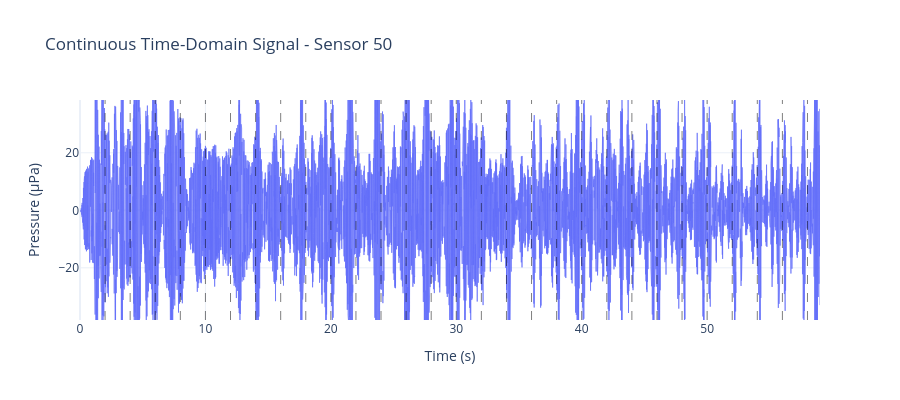
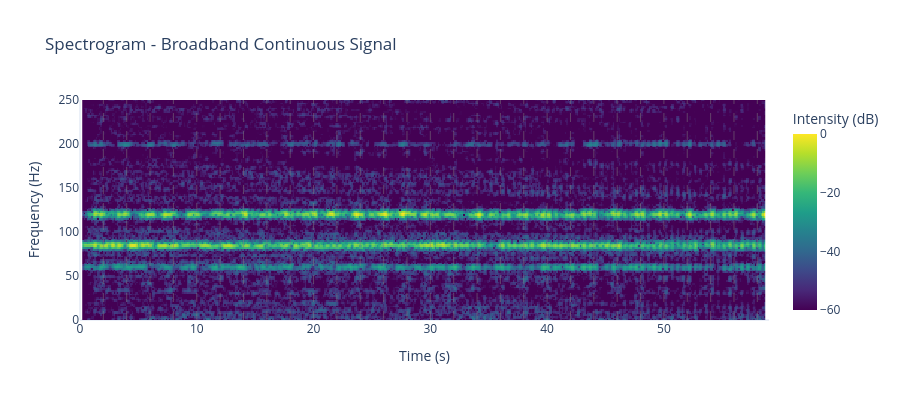

Notebook source saved alongside these figures, in order:
### Markdown cell above
## Time-Domain Signal and Spectrogram

Plot the continuous time-domain signal and its spectrogram. Red dashed lines mark timestep boundaries where the propagation transfer function is updated.

**Important**: The spectrogram uses proper PSD scaling (dB re 1 µPa²/Hz) for underwater acoustics.

### Code cell
boundary_times_s = [
    i * SIM_PARAMS["time_interval"].total_seconds()
    for i in range(1, SIM_PARAMS["num_steps"])
]
signal_real = np.real(continuous_signal)

# Plot 1: Time-domain signal
fig_time = go.Figure()
fig_time.add_trace(
    go.Scatter(x=time_axis, y=signal_real, mode="lines", line=dict(width=1), opacity=0.7)
)
fig_time.update_yaxes(
    range=[np.percentile(signal_real, 1), np.percentile(signal_real, 99)],
    title_text="Pressure (µPa)",
)
fig_time.update_xaxes(title_text="Time (s)")

for t_boundary in boundary_times_s:
    fig_time.add_vline(
        x=t_boundary,
        line_color="black",
        line_dash="dash",
        opacity=0.5,
        line_width=1,
    )

fig_time.update_layout(
    title=f"Continuous Time-Domain Signal - Sensor {SENSOR_TO_ANALYZE}",
    template="plotly_white",
    height=400,
    width=900,
)
fig_time.show()

# Plot 2: Spectrogram (use plotter helper)
fig_spec = plot_spectrogram(
    signal_real,
    int(SIGNAL_PARAMS["sampling_rate_hz"]),
    n_fft=256,
    hop_length=64,
    y_lim=(0, SIGNAL_PARAMS["sampling_rate_hz"] / 2),
    yaxis_format="hz",
    figsize=(9, 4),
)
for t_boundary in boundary_times_s:
    fig_spec.add_vline(
        x=t_boundary,
        line_color="grey",
        line_dash="dash",
        opacity=0.5,
        line_width=1,
    )
fig_spec.update_layout(title="Spectrogram - Broadband Continuous Signal")
fig_spec.show()

### Figure 1 — Plotly figure (JSON) as saved in the notebook; plotly's stock layout.template omitted (floating-point values rounded to 4 significant figures; data arrays with more than 128 entries replaced by an {"elided": "..."} marker saying what was removed)
{"data": [{"line": {"width": 1}, "mode": "lines", "opacity": 0.7, "type": "scatter", "x": {"elided": "29500 float values"}, "y": {"elided": "29500 float values"}}], "layout": {"height": 400, "shapes": [{"line": {"color": "black", "dash": "dash", "width": 1}, "opacity": 0.5, "type": "line", "x0": 2, "x1": 2, "xref": "x", "y0": 0, "y1": 1, "yref": "y domain"}, {"line": {"color": "black", "dash": "dash", "width": 1}, "opacity": 0.5, "type": "line", "x0": 4, "x1": 4, "xref": "x", "y0": 0, "y1": 1, "yref": "y domain"}, {"line": {"color": "black", "dash": "dash", "width": 1}, "opacity": 0.5, "type": "line", "x0": 6, "x1": 6, "xref": "x", "y0": 0, "y1": 1, "yref": "y domain"}, {"line": {"color": "black", "dash": "dash", "width": 1}, "opacity": 0.5, "type": "line", "x0": 8, "x1": 8, "xref": "x", "y0": 0, "y1": 1, "yref": "y domain"}, {"line": {"color": "black", "dash": "dash", "width": 1}, "opacity": 0.5, "type": "line", "x0": 10, "x1": 10, "xref": "x", "y0": 0, "y1": 1, "yref": "y domain"}, {"line": {"color": "black", "dash": "dash", "width": 1}, "opacity": 0.5, "type": "line", "x0": 12, "x1": 12, "xref": "x", "y0": 0, "y1": 1, "yref": "y domain"}, {"line": {"color": "black", "dash": "dash", "width": 1}, "opacity": 0.5, "type": "line", "x0": 14, "x1": 14, "xref": "x", "y0": 0, "y1": 1, "yref": "y domain"}, {"line": {"color": "black", "dash": "dash", "width": 1}, "opacity": 0.5, "type": "line", "x0": 16, "x1": 16, "xref": "x", "y0": 0, "y1": 1, "yref": "y domain"}, {"line": {"color": "black", "dash": "dash", "width": 1}, "opacity": 0.5, "type": "line", "x0": 18, "x1": 18, "xref": "x", "y0": 0, "y1": 1, "yref": "y domain"}, {"line": {"color": "black", "dash": "dash", "width": 1}, "opacity": 0.5, "type": "line", "x0": 20, "x1": 20, "xref": "x", "y0": 0, "y1": 1, "yref": "y domain"}, {"line": {"color": "black", "dash": "dash", "width": 1}, "opacity": 0.5, "type": "line", "x0": 22, "x1": 22, "xref": "x", "y0": 0, "y1": 1, "yref": "y domain"}, {"line": {"color": "black", "dash": "dash", "width": 1}, "opacity": 0.5, "type": "line", "x0": 24, "x1": 24, "xref": "x", "y0": 0, "y1": 1, "yref": "y domain"}, {"line": {"color": "black", "dash": "dash", "width": 1}, "opacity": 0.5, "type": "line", "x0": 26, "x1": 26, "xref": "x", "y0": 0, "y1": 1, "yref": "y domain"}, {"line": {"color": "black", "dash": "dash", "width": 1}, "opacity": 0.5, "type": "line", "x0": 28, "x1": 28, "xref": "x", "y0": 0, "y1": 1, "yref": "y domain"}, {"line": {"color": "black", "dash": "dash", "width": 1}, "opacity": 0.5, "type": "line", "x0": 30, "x1": 30, "xref": "x", "y0": 0, "y1": 1, "yref": "y domain"}, {"line": {"color": "black", "dash": "dash", "width": 1}, "opacity": 0.5, "type": "line", "x0": 32, "x1": 32, "xref": "x", "y0": 0, "y1": 1, "yref": "y domain"}, {"line": {"color": "black", "dash": "dash", "width": 1}, "opacity": 0.5, "type": "line", "x0": 34, "x1": 34, "xref": "x", "y0": 0, "y1": 1, "yref": "y domain"}, {"line": {"color": "black", "dash": "dash", "width": 1}, "opacity": 0.5, "type": "line", "x0": 36, "x1": 36, "xref": "x", "y0": 0, "y1": 1, "yref": "y domain"}, {"line": {"color": "black", "dash": "dash", "width": 1}, "opacity": 0.5, "type": "line", "x0": 38, "x1": 38, "xref": "x", "y0": 0, "y1": 1, "yref": "y domain"}, {"line": {"color": "black", "dash": "dash", "width": 1}, "opacity": 0.5, "type": "line", "x0": 40, "x1": 40, "xref": "x", "y0": 0, "y1": 1, "yref": "y domain"}, {"line": {"color": "black", "dash": "dash", "width": 1}, "opacity": 0.5, "type": "line", "x0": 42, "x1": 42, "xref": "x", "y0": 0, "y1": 1, "yref": "y domain"}, {"line": {"color": "black", "dash": "dash", "width": 1}, "opacity": 0.5, "type": "line", "x0": 44, "x1": 44, "xref": "x", "y0": 0, "y1": 1, "yref": "y domain"}, {"line": {"color": "black", "dash": "dash", "width": 1}, "opacity": 0.5, "type": "line", "x0": 46, "x1": 46, "xref": "x", "y0": 0, "y1": 1, "yref": "y domain"}, {"line": {"color": "black", "dash": "dash", "width": 1}, "opacity": 0.5, "type": "line", "x0": 48, "x1": 48, "xref": "x", "y0": 0, "y1": 1, "yref": "y domain"}, {"line": {"color": "black", "dash": "dash", "width": 1}, "opacity": 0.5, "type": "line", "x0": 50, "x1": 50, "xref": "x", "y0": 0, "y1": 1, "yref": "y domain"}, {"line": {"color": "black", "dash": "dash", "width": 1}, "opacity": 0.5, "type": "line", "x0": 52, "x1": 52, "xref": "x", "y0": 0, "y1": 1, "yref": "y domain"}, {"line": {"color": "black", "dash": "dash", "width": 1}, "opacity": 0.5, "type": "line", "x0": 54, "x1": 54, "xref": "x", "y0": 0, "y1": 1, "yref": "y domain"}, {"line": {"color": "black", "dash": "dash", "width": 1}, "opacity": 0.5, "type": "line", "x0": 56, "x1": 56, "xref": "x", "y0": 0, "y1": 1, "yref": "y domain"}, {"line": {"color": "black", "dash": "dash", "width": 1}, "opacity": 0.5, "type": "line", "x0": 58, "x1": 58, "xref": "x", "y0": 0, "y1": 1, "yref": "y domain"}], "title": {"text": "Continuous Time-Domain Signal - Sensor 50"}, "width": 900, "xaxis": {"title": {"text": "Time (s)"}}, "yaxis": {"range": [-38.16, 38.36], "title": {"text": "Pressure (µPa)"}}}}

### Figure 2 — Plotly figure (JSON) as saved in the notebook; plotly's stock layout.template omitted (floating-point values rounded to 4 significant figures; data arrays with more than 128 entries replaced by an {"elided": "..."} marker saying what was removed)
{"data": [{"colorbar": {"len": 1, "thickness": 24, "title": {"text": "Intensity (dB)"}}, "colorscale": [[0, "#440154"], [0.1111, "#482878"], [0.2222, "#3e4989"], [0.3333, "#31688e"], [0.4444, "#26828e"], [0.5556, "#1f9e89"], [0.6667, "#35b779"], [0.7778, "#6ece58"], [0.8889, "#b5de2b"], [1, "#fde725"]], "type": "heatmap", "x": {"elided": "457 float values"}, "y": {"elided": "129 float values"}, "z": {"elided": "129x457 float values"}, "zmax": 0, "zmin": -60}], "layout": {"height": 400, "shapes": [{"line": {"color": "grey", "dash": "dash", "width": 1}, "opacity": 0.5, "type": "line", "x0": 2, "x1": 2, "xref": "x", "y0": 0, "y1": 1, "yref": "y domain"}, {"line": {"color": "grey", "dash": "dash", "width": 1}, "opacity": 0.5, "type": "line", "x0": 4, "x1": 4, "xref": "x", "y0": 0, "y1": 1, "yref": "y domain"}, {"line": {"color": "grey", "dash": "dash", "width": 1}, "opacity": 0.5, "type": "line", "x0": 6, "x1": 6, "xref": "x", "y0": 0, "y1": 1, "yref": "y domain"}, {"line": {"color": "grey", "dash": "dash", "width": 1}, "opacity": 0.5, "type": "line", "x0": 8, "x1": 8, "xref": "x", "y0": 0, "y1": 1, "yref": "y domain"}, {"line": {"color": "grey", "dash": "dash", "width": 1}, "opacity": 0.5, "type": "line", "x0": 10, "x1": 10, "xref": "x", "y0": 0, "y1": 1, "yref": "y domain"}, {"line": {"color": "grey", "dash": "dash", "width": 1}, "opacity": 0.5, "type": "line", "x0": 12, "x1": 12, "xref": "x", "y0": 0, "y1": 1, "yref": "y domain"}, {"line": {"color": "grey", "dash": "dash", "width": 1}, "opacity": 0.5, "type": "line", "x0": 14, "x1": 14, "xref": "x", "y0": 0, "y1": 1, "yref": "y domain"}, {"line": {"color": "grey", "dash": "dash", "width": 1}, "opacity": 0.5, "type": "line", "x0": 16, "x1": 16, "xref": "x", "y0": 0, "y1": 1, "yref": "y domain"}, {"line": {"color": "grey", "dash": "dash", "width": 1}, "opacity": 0.5, "type": "line", "x0": 18, "x1": 18, "xref": "x", "y0": 0, "y1": 1, "yref": "y domain"}, {"line": {"color": "grey", "dash": "dash", "width": 1}, "opacity": 0.5, "type": "line", "x0": 20, "x1": 20, "xref": "x", "y0": 0, "y1": 1, "yref": "y domain"}, {"line": {"color": "grey", "dash": "dash", "width": 1}, "opacity": 0.5, "type": "line", "x0": 22, "x1": 22, "xref": "x", "y0": 0, "y1": 1, "yref": "y domain"}, {"line": {"color": "grey", "dash": "dash", "width": 1}, "opacity": 0.5, "type": "line", "x0": 24, "x1": 24, "xref": "x", "y0": 0, "y1": 1, "yref": "y domain"}, {"line": {"color": "grey", "dash": "dash", "width": 1}, "opacity": 0.5, "type": "line", "x0": 26, "x1": 26, "xref": "x", "y0": 0, "y1": 1, "yref": "y domain"}, {"line": {"color": "grey", "dash": "dash", "width": 1}, "opacity": 0.5, "type": "line", "x0": 28, "x1": 28, "xref": "x", "y0": 0, "y1": 1, "yref": "y domain"}, {"line": {"color": "grey", "dash": "dash", "width": 1}, "opacity": 0.5, "type": "line", "x0": 30, "x1": 30, "xref": "x", "y0": 0, "y1": 1, "yref": "y domain"}, {"line": {"color": "grey", "dash": "dash", "width": 1}, "opacity": 0.5, "type": "line", "x0": 32, "x1": 32, "xref": "x", "y0": 0, "y1": 1, "yref": "y domain"}, {"line": {"color": "grey", "dash": "dash", "width": 1}, "opacity": 0.5, "type": "line", "x0": 34, "x1": 34, "xref": "x", "y0": 0, "y1": 1, "yref": "y domain"}, {"line": {"color": "grey", "dash": "dash", "width": 1}, "opacity": 0.5, "type": "line", "x0": 36, "x1": 36, "xref": "x", "y0": 0, "y1": 1, "yref": "y domain"}, {"line": {"color": "grey", "dash": "dash", "width": 1}, "opacity": 0.5, "type": "line", "x0": 38, "x1": 38, "xref": "x", "y0": 0, "y1": 1, "yref": "y domain"}, {"line": {"color": "grey", "dash": "dash", "width": 1}, "opacity": 0.5, "type": "line", "x0": 40, "x1": 40, "xref": "x", "y0": 0, "y1": 1, "yref": "y domain"}, {"line": {"color": "grey", "dash": "dash", "width": 1}, "opacity": 0.5, "type": "line", "x0": 42, "x1": 42, "xref": "x", "y0": 0, "y1": 1, "yref": "y domain"}, {"line": {"color": "grey", "dash": "dash", "width": 1}, "opacity": 0.5, "type": "line", "x0": 44, "x1": 44, "xref": "x", "y0": 0, "y1": 1, "yref": "y domain"}, {"line": {"color": "grey", "dash": "dash", "width": 1}, "opacity": 0.5, "type": "line", "x0": 46, "x1": 46, "xref": "x", "y0": 0, "y1": 1, "yref": "y domain"}, {"line": {"color": "grey", "dash": "dash", "width": 1}, "opacity": 0.5, "type": "line", "x0": 48, "x1": 48, "xref": "x", "y0": 0, "y1": 1, "yref": "y domain"}, {"line": {"color": "grey", "dash": "dash", "width": 1}, "opacity": 0.5, "type": "line", "x0": 50, "x1": 50, "xref": "x", "y0": 0, "y1": 1, "yref": "y domain"}, {"line": {"color": "grey", "dash": "dash", "width": 1}, "opacity": 0.5, "type": "line", "x0": 52, "x1": 52, "xref": "x", "y0": 0, "y1": 1, "yref": "y domain"}, {"line": {"color": "grey", "dash": "dash", "width": 1}, "opacity": 0.5, "type": "line", "x0": 54, "x1": 54, "xref": "x", "y0": 0, "y1": 1, "yref": "y domain"}, {"line": {"color": "grey", "dash": "dash", "width": 1}, "opacity": 0.5, "type": "line", "x0": 56, "x1": 56, "xref": "x", "y0": 0, "y1": 1, "yref": "y domain"}, {"line": {"color": "grey", "dash": "dash", "width": 1}, "opacity": 0.5, "type": "line", "x0": 58, "x1": 58, "xref": "x", "y0": 0, "y1": 1, "yref": "y domain"}], "title": {"text": "Spectrogram - Broadband Continuous Signal"}, "width": 900, "xaxis": {"range": [0, 59], "showgrid": false, "title": {"text": "Time (s)"}}, "yaxis": {"range": [0, 250], "showgrid": false, "title": {"text": "Frequency (Hz)"}}}}
